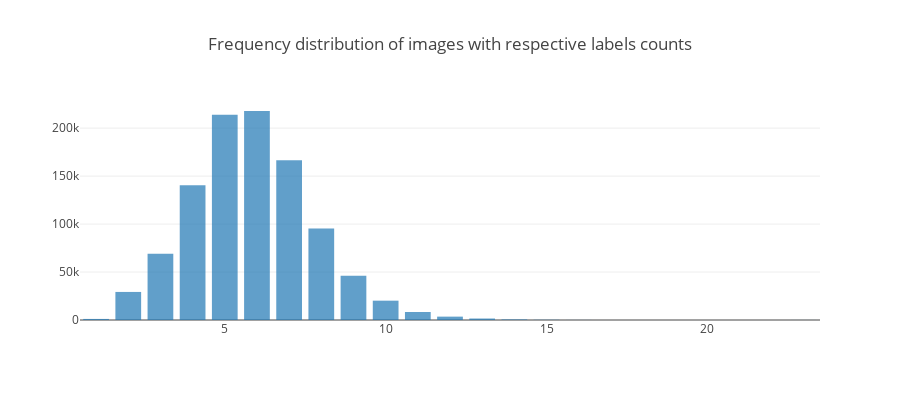

Notebook cell for this chart:
### Markdown cell above
## 1.6 Frequency Distribution of Images with respective Labels Counts in the dataset

Lets visualize how many images are there in each label count bucket.

### Code cell
lbldst = Counter([len(x['labelId']) for x in srtedlist])

labels = list(lbldst.keys())
values = list(lbldst.values())

trace1 = go.Bar(x=labels, y=values, opacity=0.7, name="year count")
layout = dict(height=400, title='Frequency distribution of images with respective labels counts ', legend=dict(orientation="h"));

fig = go.Figure(data=[trace1], layout=layout);
iplot(fig);

### Figure 1 — Plotly figure (JSON) as saved in the notebook; plotly's stock layout.template omitted (floating-point values rounded to 4 significant figures)
{"data": [{"name": "year count", "opacity": 0.7, "type": "bar", "uid": "a5c545d5-f050-4018-a051-ceaaacf02ea7", "x": [23, 21, 20, 19, 18, 17, 16, 15, 14, 13, 12, 11, 10, 9, 8, 7, 6, 5, 4, 3, 2, 1], "y": [39, 6, 12, 6, 4, 31, 58, 243, 594, 1538, 3513, 8370, 20164, 46185, 95486, 166536, 217876, 213951, 140493, 69075, 29252, 1112]}], "layout": {"height": 400, "legend": {"orientation": "h"}, "title": {"text": "Frequency distribution of images with respective labels counts "}}}
